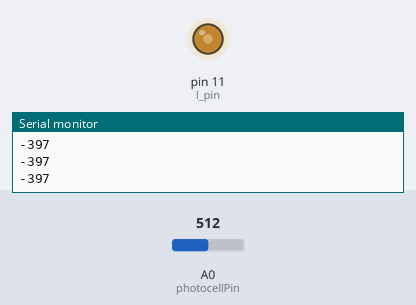
This sketch was run on a simulated Arduino Uno, built with avr-gcc and run on an emulated ATmega328P. Shown: output pins drawn as LEDs (lit = HIGH), the last lines printed to the serial monitor. Inputs (shaded band) come from the test bench; at power-on: A0 (photocellPin) = 512.

Above: at 1.2 s.
1.3 s: A0 (photocellPin) set to 900
At 2.1 s:
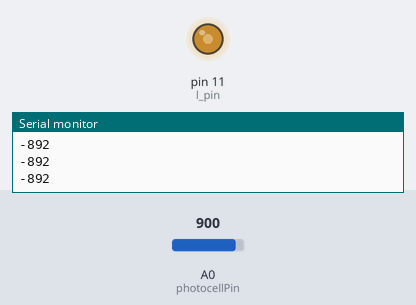
2.8 s: A0 (photocellPin) set to 1023
At 3.2 s:
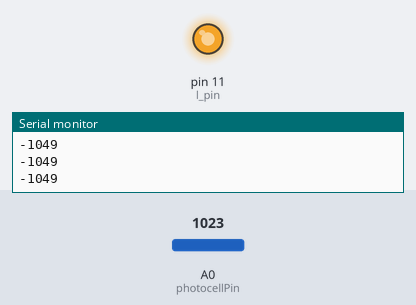
Timing chart, 0 to 5.8 s (numbered marks = the images above; inputs shaded):
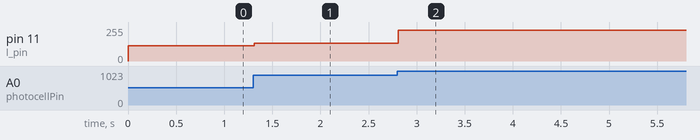

The sketch:

o1-3.ino
```cpp
// økt 1.3

const int l_pin = 11;

struct Usertime {
  unsigned long now = 0;
  unsigned long earlier = 100;
};

struct State {
  int led = LOW;
  int A0_Value = 0;
  const int photocellPin = A0;
  unsigned long count = 0;
};

Usertime t, photocell;
State state;

void updatePhotocell(int pin) {
  state.A0_Value = map(analogRead(pin), 0, 1023, 0, 255);
}

/*
  Map funksjonen tar inn fire verdier og gjør ett sett av verdier om til et annet sett av verdier.
*/

void updatePhotocellExperiment_1(int pin) {
  state.A0_Value = map(analogRead(pin), 0, state.count % 1023, 0, state.count % 255);
}

/*
  Hvis man mater inn en verdi rundt 200 og bruker map(..., 0, 1023, 0, 400)
  vil man ca. få ut 80 så det funksjonen gjør er at den tar inn en verdi,
  så definerer man området til verdien og deretter gir den tilsvarende verdi
  i et annet intervall man definerer.

  Eksempel:

  Den reelle verdien man kan få er ~0-1000, så man setter input argumentet til det,
  hvis man vil ha ut halveis-verdien til å bli 5 setter man de to siste argumentene til
  0, 10.

  map(analogRead(pin), 0, 10, 0, 10);

  er ekvivalent med:
  map(analogRead(pin), 0, 1023, 0, 1023);
  og
  map(analogRead(pin), 1023, 0, 1023, 0);
  og
  map(analogRead(pin), -1023, 0, -1023, 0);

  ---

  map(analogRead(pin), -1023, 0, 1023, 0);
  ->negativ ekvivalent verdi

  ---

  map(analogRead(pin), -1023, 0, 0, 1023);
  ->inngansverdi + 1023 + utgangsverdi

  map(analogRead(pin), 0, -1023, 1023, 0);
  ->inngangsverdi + 1023

  map(analogRead(pin), 1023, 0, 0, 1023);
  ->1023 - inngansverdi

  ---

  fant ut en kalibrering for lyset i rommet slik at jo mindre lys som treffer photocellen jo sterkere lyser LED'en:
  map(analogRead(pin), 200, 0, 0, 255);
  her er altså sterkeste lyset photocellen leste i rommet 200, og dermed ble resten av verdiene skalert til LED'en
  sin input-verdi. Dette ble gjort ved hjelp av arduinoen sin evne til å håndtere PWM.
*/

void updatePhotocellExperiment_2(int pin) {
  state.A0_Value = map(analogRead(pin), 200, 0, 0, 255);
}

void ledChange() {
  digitalWrite(l_pin, state.led);
}

/*
  Ikke-blokkerende metode som leser verdien til fotocellen hvert 2. millisekund.
  Ser ut som man bør gjøre det slik at analog til digital konvertoren får litt tid
  mellom hver lesing.
*/
void readPhotocell(int timer) {
  photocell.now = millis();
  if (photocell.earlier == t.earlier) {
    photocell.earlier = timer;
  }
  if (photocell.now - photocell.earlier >= timer) {
    photocell.earlier = photocell.now;
    state.count++;
    // updatePhotocell(state.photocellPin);
    // updatePhotocellExperiment_1(state.photocellPin);
    updatePhotocellExperiment_2(state.photocellPin);
    Serial.println(state.A0_Value);
  }
}

void outputLED() {
  analogWrite(l_pin, state.A0_Value);
}

void setup() {
  pinMode(l_pin, OUTPUT);
  Serial.begin(9600);
}

void loop() {
  readPhotocell(2);
  outputLED();
}
```

Measured:
- after the input at 1.3 s, pin 11 (l_pin): 115/255 → 132/255 at once
- after the input at 2.8 s, pin 11 (l_pin): 132/255 → 231/255 at once
